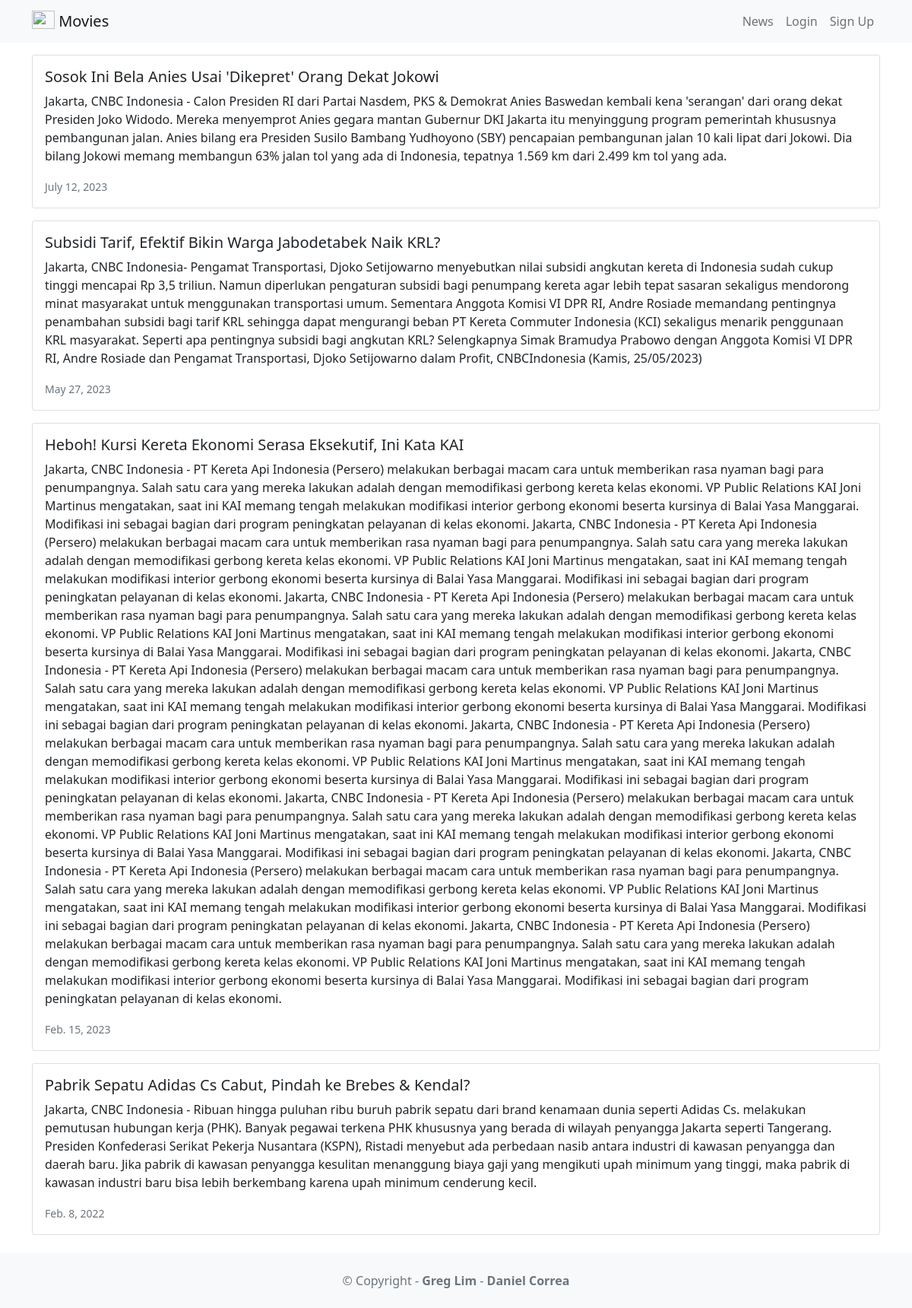
Page /news/ on the committed database.
### news/models.py (models this page shows, shortened)
class News(models.Model):
    headline = models.CharField(max_length=200)
    body = models.TextField()
    date = models.DateField()

### news/views.py (the view)
# urls.py: path('news/', include('news.urls')),
def news(request):
    newss = News.objects.all().order_by('-date',)
    return render(request, 'news.html',
    {'newss':newss})

### news/templates/news.html
{% extends 'base.html' %}
{% block content %}
    {% for news in newss %}
    <div class="card mb-3">
        <div class="row g-0">
            <div>
                <div class="card-body">
                    <h5 class="card-title">{{ news.headline }}</h5>
                    <p class="card-text">{{ news.body }}</p>
                    <p class="card-text">
                        <small class="text-muted">
                            {{ news.date }}
                        </small>
                    </p>
                </div>
            </div>
        </div>
    </div>
    {% endfor %}
{% endblock content %}

### rows in the picture
News: headline "Sosok Ini Bela Anies Usai 'Dikepret' Orang Dekat Jokowi", body "Jakarta, CNBC Indonesia - Calon Presiden RI dari Partai Nasdem, PKS & Demokrat Anies Baswedan kembali kena 'serangan' dari orang dekat Presiden Joko Widodo. Mereka menyemprot Anies gegara mantan Gubernur DKI Jakarta itu menyinggung program pemerintah khususnya pembangunan jalan. Anies bilang era Presiden Susilo Bambang Yudhoyono (SBY) pencapaian pembangunan jalan 10 kali lipat dari Jokowi. Dia bilang Jokowi memang membangun 63% jalan tol yang ada di Indonesia, tepatnya 1.569 km dari 2.499 km tol yang ada.", date "July 12, 2023"
News: headline "Subsidi Tarif, Efektif Bikin Warga Jabodetabek Naik KRL?", body "Jakarta, CNBC Indonesia- Pengamat Transportasi, Djoko Setijowarno menyebutkan nilai subsidi angkutan kereta di Indonesia sudah cukup tinggi mencapai Rp 3,5 triliun. Namun diperlukan pengaturan subsidi bagi penumpang kereta agar lebih tepat sasaran sekaligus mendorong minat masyarakat untuk menggunakan transportasi umum. Sementara Anggota Komisi VI DPR RI, Andre Rosiade memandang pentingnya penambahan subsidi bagi tarif KRL sehingga dapat mengurangi beban PT Kereta Commuter Indonesia (KCI) sekaligus menarik penggunaan KRL masyarakat. Seperti apa pentingnya subsidi bagi angkutan KRL? Selengkapnya Simak Bramudya Prabowo dengan Anggota Komisi VI DPR RI, Andre Rosiade dan Pengamat Transportasi,…", date "May 27, 2023"
News: headline "Heboh! Kursi Kereta Ekonomi Serasa Eksekutif, Ini Kata KAI", body "Jakarta, CNBC Indonesia - PT Kereta Api Indonesia (Persero) melakukan berbagai macam cara untuk memberikan rasa nyaman bagi para penumpangnya. Salah satu cara yang mereka lakukan adalah dengan memodifikasi gerbong kereta kelas ekonomi. VP Public Relations KAI Joni Martinus mengatakan, saat ini KAI memang tengah melakukan modifikasi interior gerbong ekonomi beserta kursinya di Balai Yasa Manggarai. Modifikasi ini sebagai bagian dari program peningkatan pelayanan di kelas ekonomi. Jakarta, CNBC Indonesia - PT Kereta Api Indonesia (Persero) melakukan berbagai macam cara untuk memberikan rasa nyaman bagi para penumpangnya. Salah satu cara yang mereka lakukan adalah dengan memodifikasi gerbong…", date "Feb. 15, 2023"
News: headline "Pabrik Sepatu Adidas Cs Cabut, Pindah ke Brebes & Kendal?", body "Jakarta, CNBC Indonesia - Ribuan hingga puluhan ribu buruh pabrik sepatu dari brand kenamaan dunia seperti Adidas Cs. melakukan pemutusan hubungan kerja (PHK). Banyak pegawai terkena PHK khususnya yang berada di wilayah penyangga Jakarta seperti Tangerang. Presiden Konfederasi Serikat Pekerja Nusantara (KSPN), Ristadi menyebut ada perbedaan nasib antara industri di kawasan penyangga dan daerah baru. Jika pabrik di kawasan penyangga kesulitan menanggung biaya gaji yang mengikuti upah minimum yang tinggi, maka pabrik di kawasan industri baru bisa lebih berkembang karena upah minimum cenderung kecil.", date "Feb. 8, 2022"
